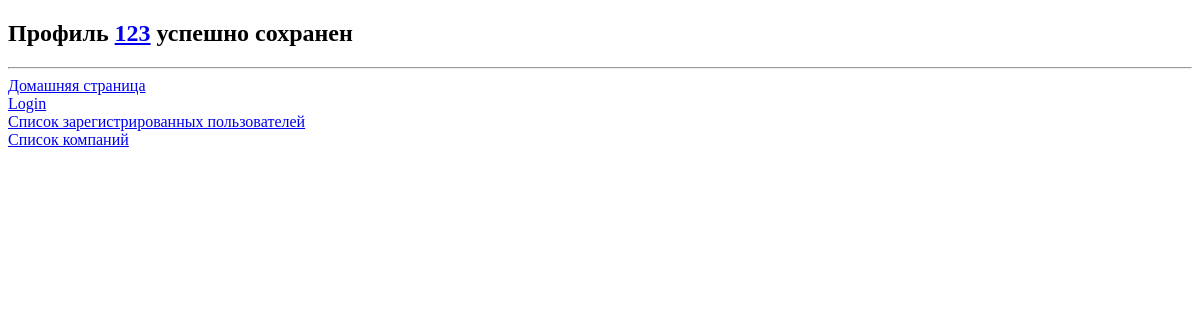
The page /accounts/edit/edit_done/3 on the database as committed earlier.
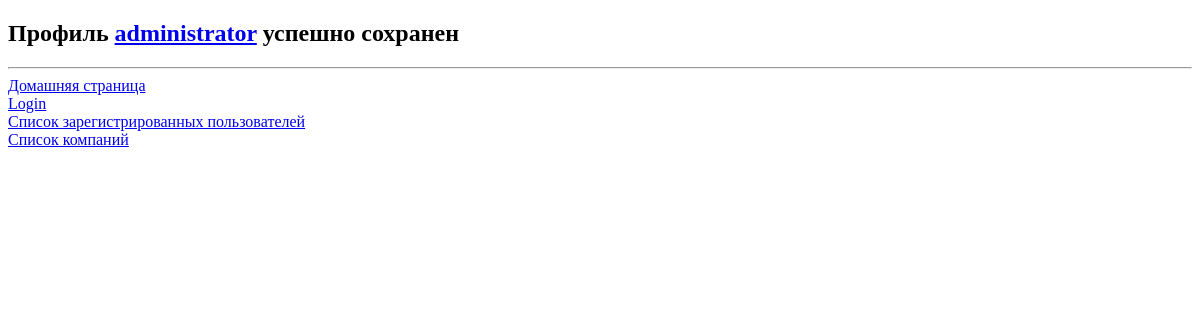
The same page on the database as committed later.
### accounts/models.py (models this page shows, shortened)
class Profile(models.Model):
    user = models.OneToOneField(User, on_delete=models.CASCADE)
    last_name = models.CharField('Фамилия', max_length=50, blank=True)
    first_name = models.CharField('Имя', max_length=50, blank=True)
    middle_name = models.CharField('Отчество', max_length=50, blank=True)
    bio = models.TextField('Информация о себе', max_length=500, blank=True)
    birth_date = models.DateField('Дата рождения: YYYY-mm-dd', null=True, blank=True)
    avatar = models.ImageField('Аватар', upload_to='users/%Y/%m/%d/', null=True, blank=True)
    company = models.ForeignKey(Company,
                                related_name='employee',
                                on_delete=models.SET(get_stab_company_id))
    is_admin = models.BooleanField('Администратор', default=False)
    is_moderator = models.BooleanField('Модератор', default=False)
    def __str__(self):
        return '{}'.format(self.user.username)

### accounts/views.py (the view)
# urls.py: path('edit/edit_done/<int:pk>', views.ProfileUpdateDoneView.as_view(), name='update_done'),
class ProfileUpdateDoneView(TemplateView):
    template_name = 'accounts/update_done.html'
    def get_context_data(self, **kwargs):
        context = super().get_context_data(**kwargs)
        updated_pk = self.kwargs['pk']
        context['updated_profile'] = Profile.objects.get(pk=updated_pk)
        return context

### accounts/templates/accounts/update_done.html (shortened to what this page needs)
{% extends 'base.html' %}
{% block content %}
    <h2>Профиль <a href="{% url 'accounts:user_detail' updated_profile.pk %}">{{ updated_profile }}</a> успешно сохранен</h2>
{% endblock %}

Rows that differ between the two databases and show on the page:
changed Profile: user.username "123" → "administrator"
